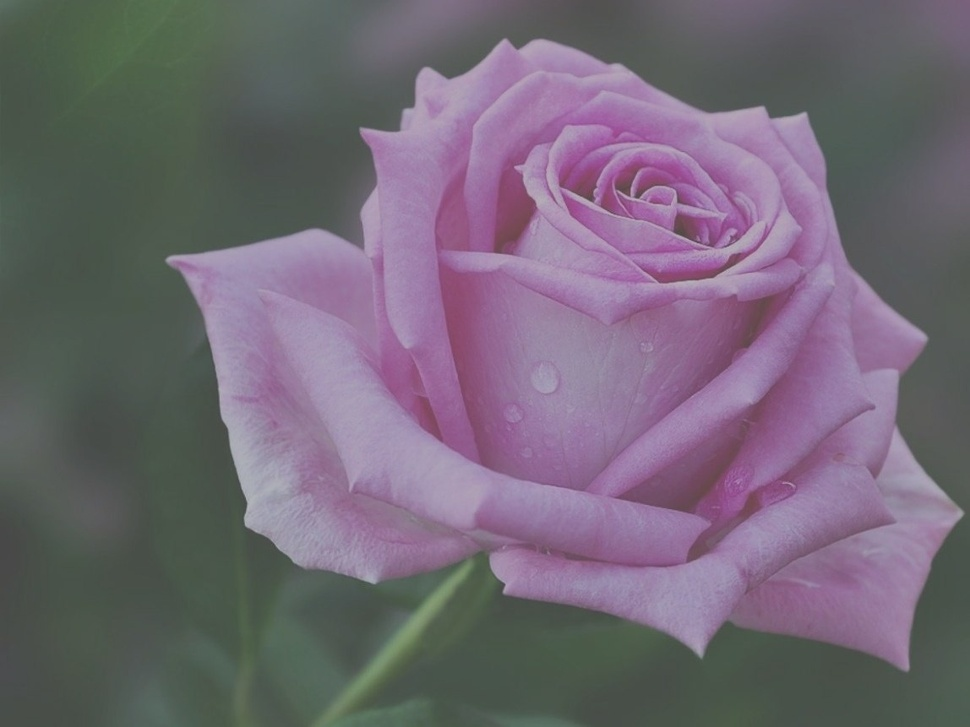
#> input picture lab_02/rose.jpg, 970 x 727 px, shrunk from 1148 x 861 before the run
$ python code_2.2.py
#> lines starting #> are read from the running program, lines starting #| are printed output that depends on the picture
import matplotlib.pyplot as plt
import numpy as np
from skimage.io import imread, imsave

img = imread('rose.jpg')
#> img is the input picture: shape (727, 970, 3); mean R, G, B 113.7, 103.9, 116.6
pix = img.shape[0]*img.shape[1]
#> pix = 705190


def rgb_to_yuv(path):
#> called with path = 'rose.jpg'
    r, g, b = img[:, :, 0], img[:, :, 1], img[:, :, 2]
    y = 0.299 * r + 0.587 * g + 0.114 * b
    u = - 0.1687 * r - 0.3313 * g + 0.5 * b + 128
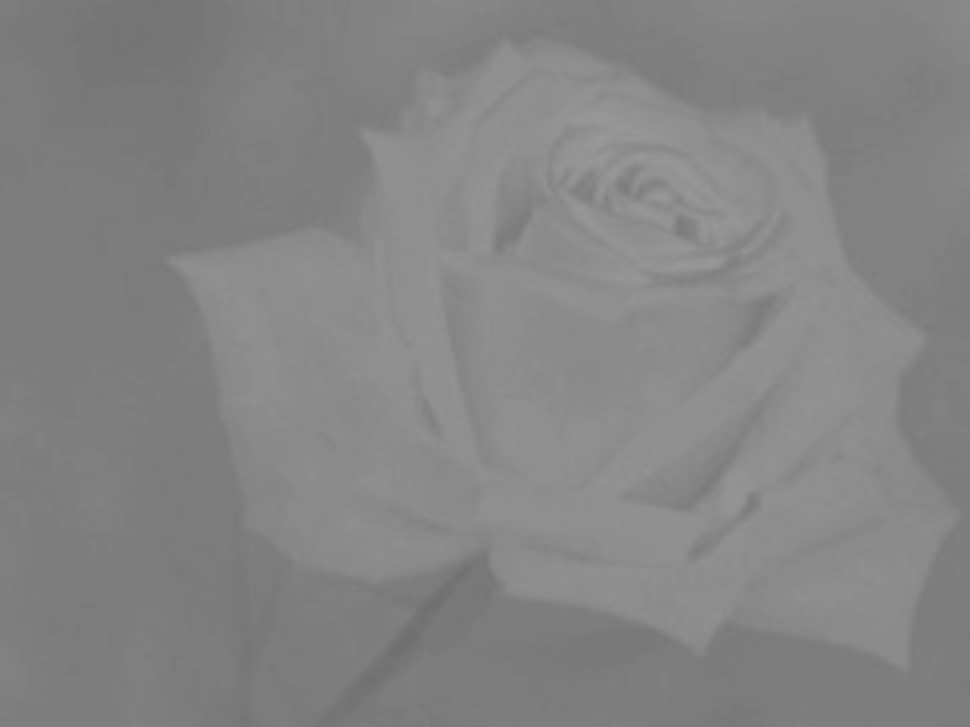
#> u: shape (727, 970) float64; min 110.9, max 152.9, mean 132.7
    v = 0.5 * r - 0.4187 * g - 0.0813 * b + 128
    return y, u, v


y, u, v = rgb_to_yuv('rose.jpg')
y_val, bin_edges, patches = plt.hist(y.ravel(), bins=range(257))
#> y_val = 256 values, max 29311 at index 80, min 0 at index 0, mean 2754.6; bin_edges = 257 values from 0 to 256; patches = 256 items
k = round(pix * 0.05)
#> k = 35260

count = 0
x_min = 0
x_max = 255
for i in range(256):
    count += y_val[i]
    if count > k:
        x_min = i
        break
#> this loop made 78 passes
#> count on passes 1 to 12: 0, 0, 0, 0, 0, 0, 0, 0, 0, 0, 0, 0
#> after the loop, count = 39886

count = 0
for i in range(255, 0, -1):
    count += y_val[i]
    if count > k:
        x_max = i
        break
#> this loop made 99 passes
#> after the loop, count = 38968

y[:, :] = (y[:, :] - x_min)*255/(x_max - x_min)
y = np.clip(y, 0, 255)

r = np.clip(y + 1.402 * (v - 128), 0, 255)
g = np.clip(y - 0.34414 * (u - 128) - 0.71414 * (v - 128), 0, 255)
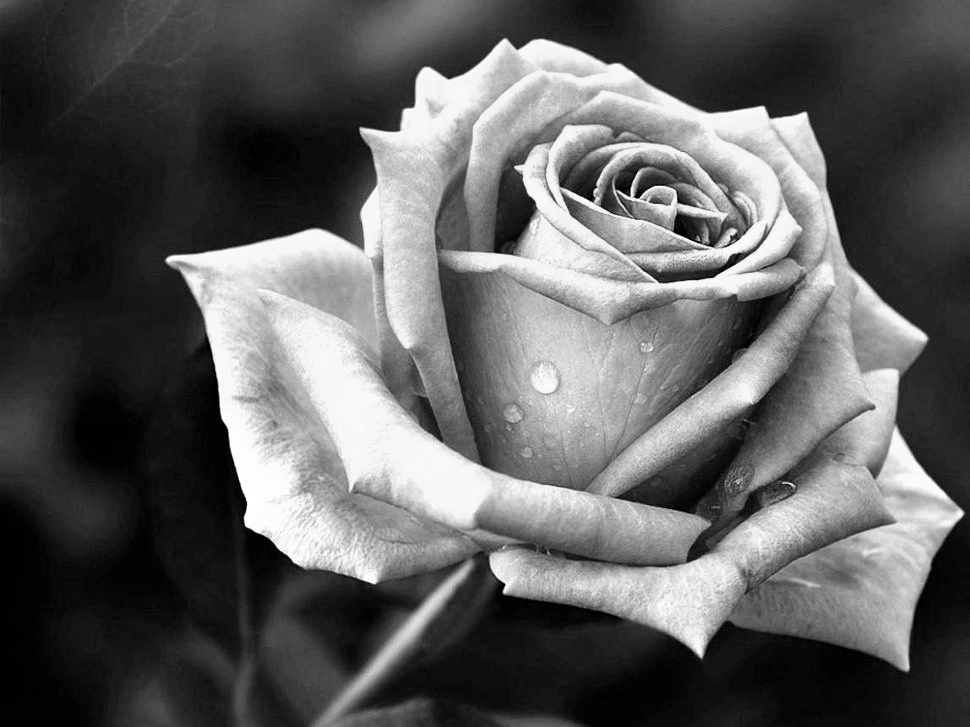
#> g: shape (727, 970) float64; min 0, max 255, mean 94.6
b = np.clip(y + 1.772 * (u - 128), 0, 255)
rgb = np.ubyte(np.dstack((r, g, b)))
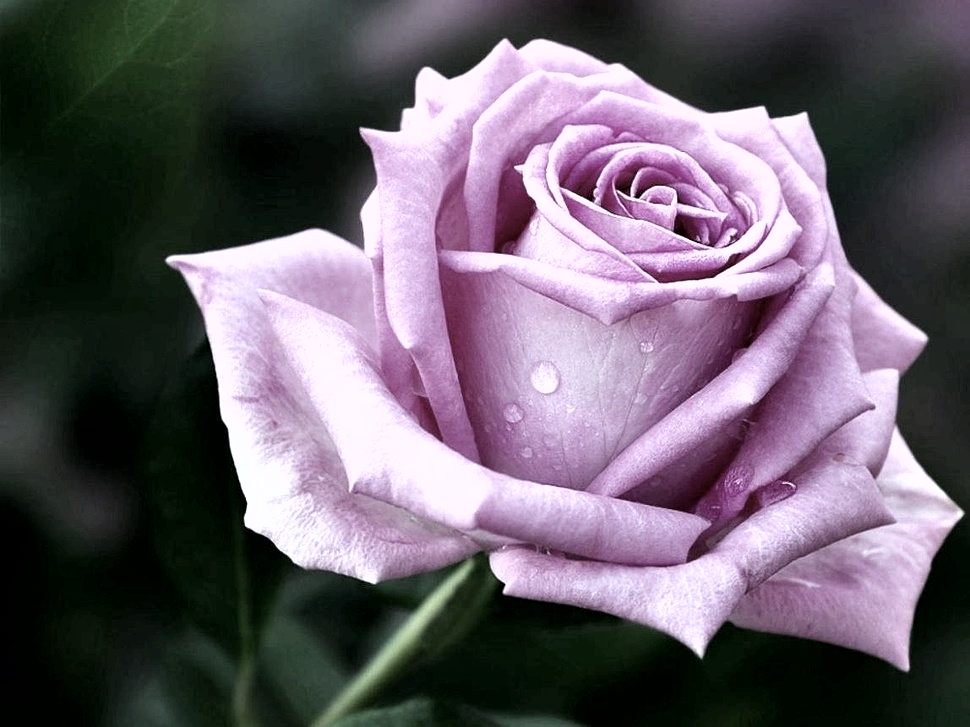
#> rgb: shape (727, 970, 3); mean of channels 0, 1, 2 103.5, 94.1, 105.5; drawn as R, G, B
imsave('rose_2.jpg', rgb)


# Серый мир

img2 = imread('greyworld.jpg')
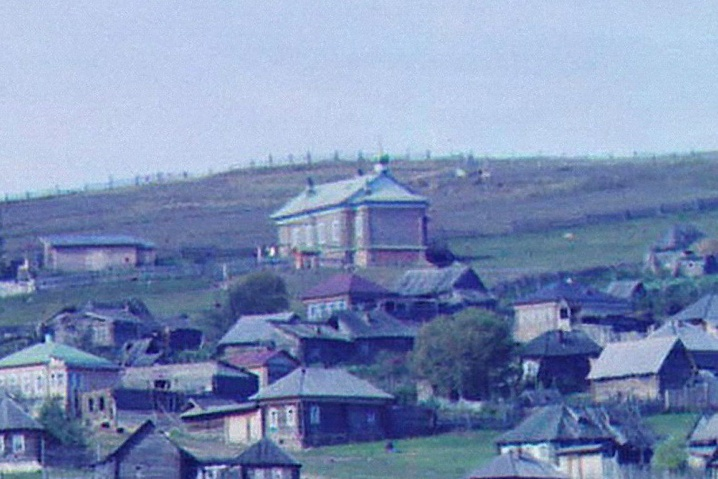
#> input picture lab_02/greyworld.jpg, 718 x 479 px, shrunk from 850 x 567 before the run
#> img2 is the input picture: shape (479, 718, 3); mean R, G, B 124.5, 142.6, 182
img = np.copy(img2)
pix = img.shape[0] * img.shape[1]
#> pix = 343922
r = np.sum(img[:, :, 0]) / pix
#> r = 124.5
g = np.sum(img[:, :, 1]) / pix
#> g = 142.6
b = np.sum(img[:, :, 2]) / pix
#> b = 182

avg = (r + g + b) / 3
#> avg = 149.7

img = img2.astype('float')
#> img: shape (479, 718, 3) float64
img[:, :, 0] = img[:, :, 0] * avg / r
img[:, :, 1] = img[:, :, 1] * avg / g
img[:, :, 2] = img[:, :, 2] * avg / b
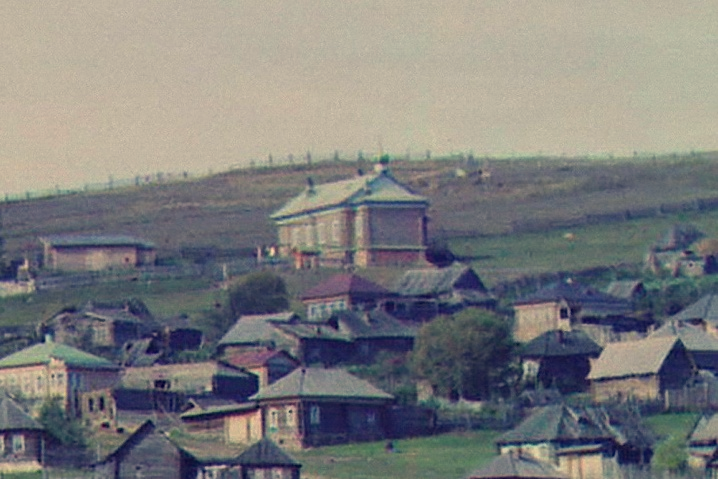
#> img: shape (479, 718, 3) float64; mean R, G, B 149.7, 149.7, 149.7; drawn with min black and max white
img = np.clip(img, 0, 255)
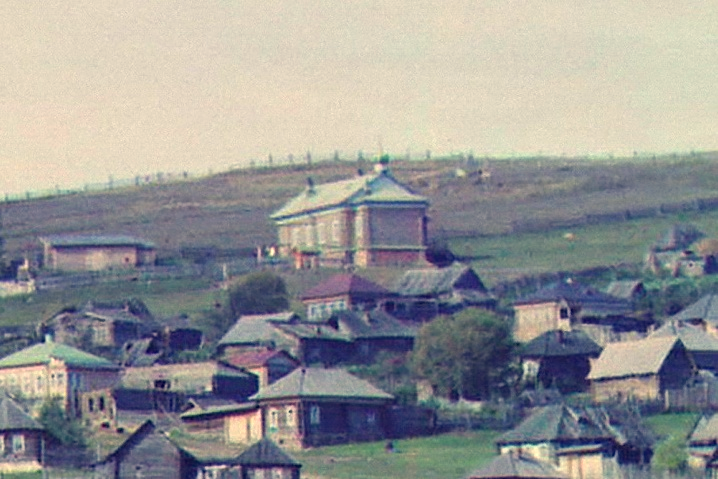
#> img: shape (479, 718, 3) float64; mean R, G, B 149.7, 149.7, 149.7
img = img.astype('uint8')

imsave('greyworld_2.jpg', img)
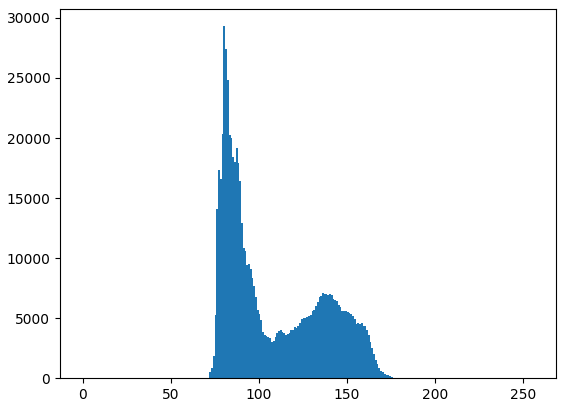
#> figure drawn by matplotlib, 1 panel; tallest bar 29311 high, from x = 80 to 81
